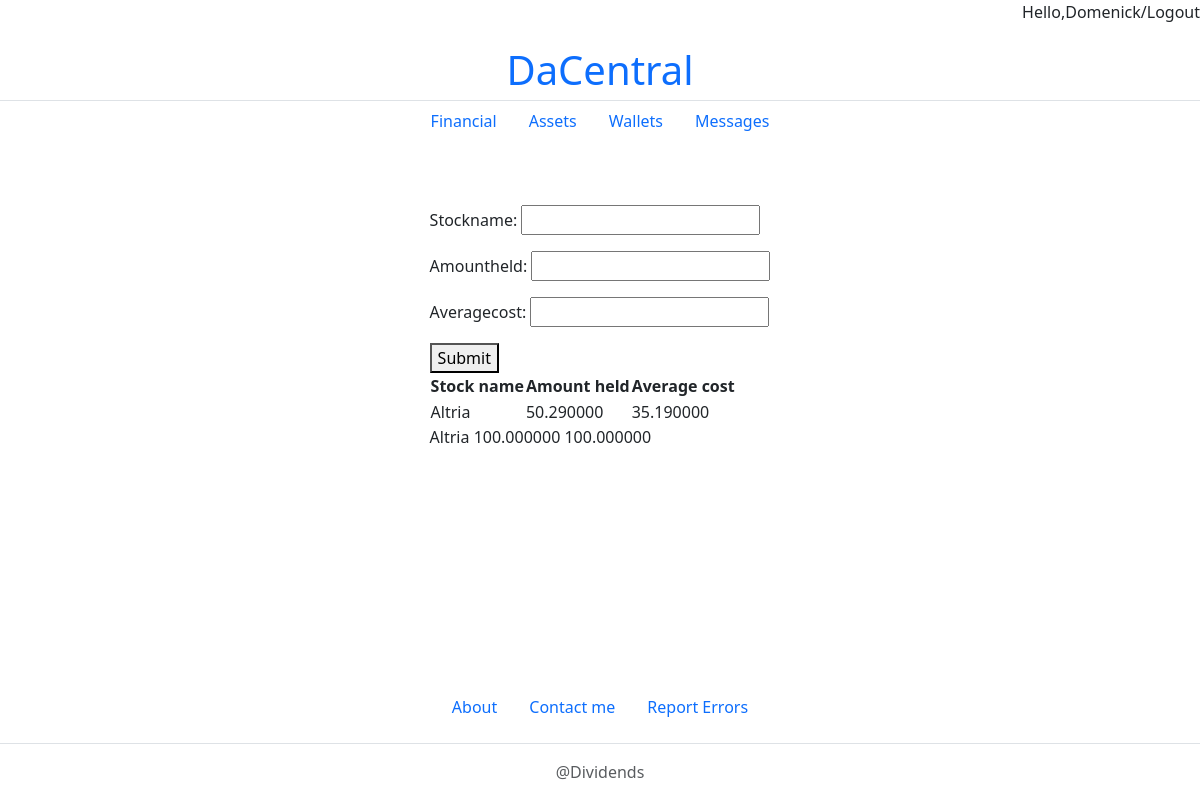
Page /Assets/ (signed in) on the earlier database version.
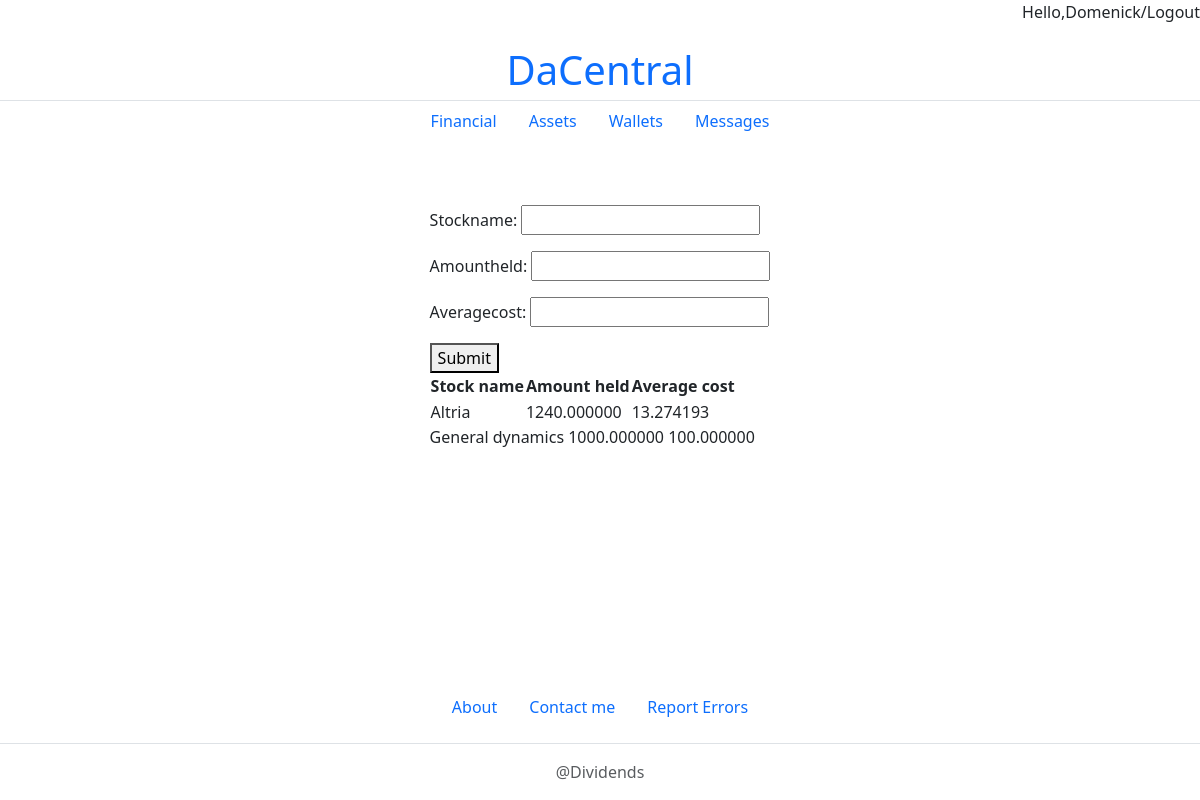
Same page on the later database version.
### Hello/models.py (models this page shows)
class Stocksheld(models.Model):
    user=models.ForeignKey(User,on_delete=models.CASCADE)
    Stockname=models.CharField()
    Amountheld=models.DecimalField(max_digits=10,decimal_places=6)
    Averagecost=models.DecimalField(max_digits=10,decimal_places=6)

### Hello/views.py (the view)
# urls.py: path('Assets/',views.Assets_view,name='Assets'),
def Assets_view(request):
    if request.method == "POST":
        form = Stocksheldinput(request.POST)
        if form.is_valid():
            stock_name = form.cleaned_data['Stockname']
            amount = form.cleaned_data['Amountheld']
            average_cost = form.cleaned_data['Averagecost']
            stock = Stocksheld.objects.filter(
                user=request.user,
                Stockname=stock_name
            ).first()
            if stock:
                old_amount=stock.Amountheld
                old_average=stock.Averagecost
                new_amount=old_amount+amount
                new_average=(
                     (old_amount*old_average)+
                     (amount*average_cost)
                )/new_amount
                stock.Amountheld=new_amount
                stock.Averagecost=new_average
                stock.save()
            else:
                stock = form.save(commit=False)
                stock.user = request.user
                stock.save()
            return redirect('Assets')
    else:
        form = Stocksheldinput()
    Assets = Stocksheld.objects.filter(user=request.user)
    return render(request, 'Assets.html', {
        'form': form,
        'Assets': Assets
    })
    return render(request,'Assets.html',{'form': form,'Assets':Assets})

### Hello/Forms/Form.py
class Stocksheldinput(forms.ModelForm):
    Stockname =forms.CharField(required=True)
    Amountheld =forms.DecimalField(required=True,widget=forms.NumberInput(attrs={'step':'any'}))
    Averagecost=forms.DecimalField(required=True,widget=forms.NumberInput(attrs={'step':'any'}))
    class Meta:
        model=Stocksheld
        fields=['Stockname','Amountheld','Averagecost']

### Hello/Templates/Assets.html (shortened to what this page needs)
{% extends "Template.html" %}
{% block content  %}
<form method="post">
{{form.as_p}}
<button type="submit">Submit</button>
</form>
    <div class="">
        <table>
            <thead>
                <tr>
                    <th>Stock name</th>
                    <th>Amount held</th>
                    <th>Average cost</th>
                </tr>
            </thead>
            <tbody>
                {% for asset in Assets %}
                <tr>
                    <td>{{ asset.Stockname }}</td>
                    <td>{{ asset.Amountheld }}</td>
                    <td>{{ asset.Averagecost }}</td>
                </tr>
            </tbody>
        </table>
    </div>
{% endfor %}
{% endblock  %}

### Hello/Templates/Template.html (shortened to what this page needs)
<!DOCTYPE html>
<html>
    <head class="position-absolute top-0 bottom-0 start-50">
        <link href="https://cdn.jsdelivr.net/npm/bootstrap@5.3.8/dist/css/bootstrap.min.css" rel="stylesheet">
    </head>
    <body>
        {% if user.is_authenticated %}
        <div class="d-flex justify-content-end">
            <p>Hello,{{user.first_name}}</p><br>
            <form action="{% url 'logout' %}" method="post">
                <button type="submit"class='btn btn-link nav-link'>/Logout</button>
            </form>
        </div>
        {% else %}
       <div class="nav justify-content-end">
            <li><a class="nav-link" href="{% url 'Signup' %}">Signup</a></li>
            <li><a class="nav-link" href="{% url 'Signin' %}">Signin</a></li>
        </div>
        {% endif %}
        <div class="text-center">
          <a href="/" class="text-center start-50 fs-1 text-decoration-none">DaCentral</a>
        </div>
        <nav class="nav justify-content-center position-relative border-top pb-3 mb-3">
        <ul class="nav">
        <li><a href="{% url 'Finance' %}" class="nav-link text-decoration-none">Financial</a></li>
        <li><a href="{% url 'Assets' %}" class="nav-link text-decoration-none">Assets</a></li>
        <li><a href="/" class="nav-link text-decoration-none">Wallets</a></li>
        <li><a href="/" class="nav-link text-decoration-none">Messages</a></li>
        </ul>
        </nav>
        <div class="container mt-5">
            <div class=" d-flex justify-content-center align-items-center">
                <div>
                    {% block content %}
                    {% endblock %}
                </div>
            </div>
    </body>
    <footer class=" justify-content-center fixed-bottom ">
        <div class="nav postion-relative border-bottom pb-3 mb-3 justify-content-center">
        <li><a href="/" class="nav-link text-decoration-none">About</a></li>
        <li><a href="/" class="nav-link text-decoration-none">Contact me</a></li>
        <li><a href="/" class="nav-link text-decoration-none">Report Errors</a></li>
        </div>
        <p class="text-center text-body-secondary">
        {{current_year}}@Dividends
        </p>
    </footer>
</html>

Differences in the rows shown:
removed Stocksheld: Stockname "Altria", Amountheld "50.290000", Averagecost "35.190000"
removed Stocksheld: Stockname "Altria", Amountheld "100.000000", Averagecost "100.000000"
added Stocksheld: Stockname "Altria", Amountheld "1240.000000", Averagecost "13.274193"
added Stocksheld: Stockname "General dynamics", Amountheld "1000.000000", Averagecost "100.000000"
